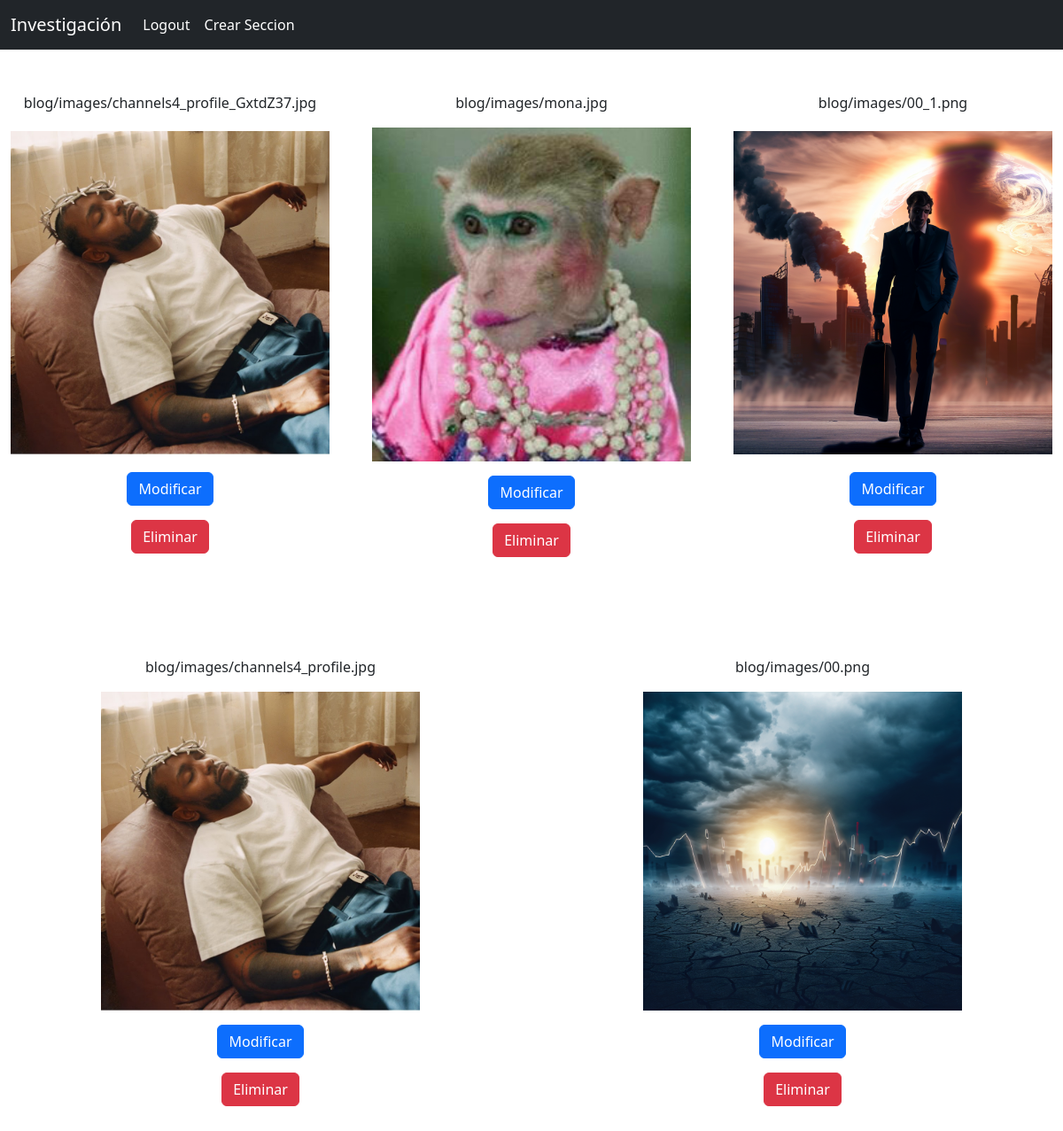
Page /ver/imagen/ (signed in) on the committed database.
### blog/models.py (models this page shows, shortened)
class imagen(models.Model):
    idImage = AutoField(primary_key=True)
    imagen = ImageField(upload_to="blog/images/")

### blog/views.py (the view)
# urls.py: path('ver/imagen/',views.imagenes, name='imagenes'),
@login_required
def imagenes(request):
    img = imagen.objects.all()
    return render(request, 'imagenes.html', {
        'imagen': img
    })

### blog/templates/imagenes.html (shortened to what this page needs)
{% extends 'base.html' %}
{% block content %}
<div class="row mb-1">
    {% for img in imagen %}
    <div class="row col-md-4 my-5 mx-auto">
        <p class="text-center">{{img.imagen.name}}</p>
        <img class="img-fluid rounded " src="{{img.imagen.url}}" alt="">
        <div class="mx-auto col-md-8 my-2">
        </div>
        <div class="mx-auto text-center">
            <a href="{% url 'editar_imagen' img.idImage %}" class="btn btn-primary mx-auto">Modificar</a>
            <form method="POST" action="{% url 'borrar_imagen' img.idImage %}"  class="d-flex mx-auto py-3">
                <button class="btn btn-danger  mx-auto"> Eliminar</button>
            </form>
          </div>
    </div>
    {% endfor %}
</div>
{% endblock %}

### rows in the picture
imagen: imagen.name "blog/images/channels4_profile_GxtdZ37.jpg", imagen (picture)
imagen: imagen.name "blog/images/mona.jpg", imagen (picture)
imagen: imagen.name "blog/images/00_1.png", imagen (picture)
imagen: imagen.name "blog/images/channels4_profile.jpg", imagen (picture)
imagen: imagen.name "blog/images/00.png", imagen (picture)
